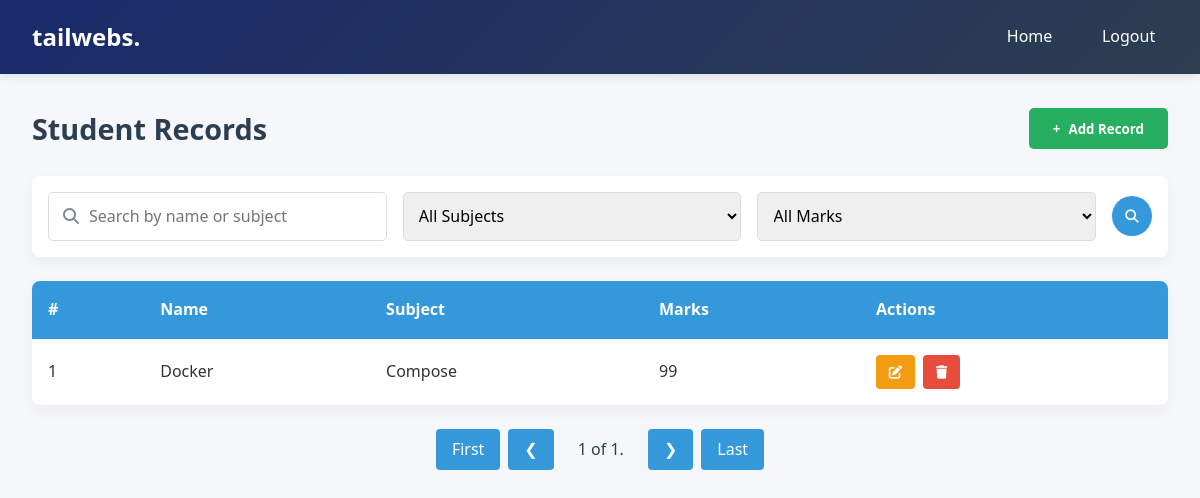
The page /home/ (signed in) on the database its author committed.
### management/models.py (models this page shows, shortened)
class Student(models.Model):
    name = models.CharField(max_length=256, null=True, blank=True)
    subject = models.CharField(max_length=256, null=True, blank=True)
    mark = models.IntegerField(default=0)

### management/views.py (the view, shortened to what this page needs)
# urls.py: path('home/', views.home_view, name='home'),
@login_required(login_url='/')
def home_view(request):
    students = Student.objects.all().order_by('-id')
    subjects = Student.objects.values_list('subject', flat=True).distinct()
    student_filter = StudentFilter(request.GET, queryset=students)
    page = request.GET.get('page', 1)
    paginator = Paginator(student_filter.qs, 10)
    try:
        page_items = paginator.page(page)
    except PageNotAnInteger:
        page_items = paginator.page(1)
    except EmptyPage:
        page_items = paginator.page(paginator.num_pages)
    contexts = {
        'filter':student_filter,
        'page_items':page_items,
        'subjects':subjects
          }
    return render(request, 'home.html', contexts)

### management/templates/home.html (shortened to what this page needs)
{% extends "base.html" %}
{% block content %}
<div class="dashboard-container">
    <nav class="navbar">
        <div class="website-name">tailwebs.</div>
        <div class="nav-links">
            <a href="{% url 'home' %}">Home</a>
            <a href="{% url 'logout' %}" onclick="return confirm('Are you sure want to logout?');">Logout</a>
        </div>
    </nav>
    <div class="main-content">
        <div class="content-header">
            <h2 class="page-title">Student Records</h2>
            <button class="add-btn" onclick="togglePopup()">
                <span>+</span> Add Record
            </button>
        </div>
        <div class="Search-Filter-Container">
            <form method="get">
                <div class="Search-FC-Section-left">
                    <span>
                        <i class="fas fa-search"
                            style="position: absolute; left: 15px; top: 50%; transform: translateY(-50%); color: #7f8c8d;"></i>
                        <input type="text" name="search" placeholder="Search by name or subject" class="">
                    </span>
                    <span>
                        <select class="filter-select" name="subject">
                            <option value="">All Subjects</option>
                        </select>
                    </span>
                    <span>
                        <select class="filter-select" name="marks_range">
                            <option value="">All Marks</option>
                        </select>
                    </span>
                    <button type="submit" class="Common-Btn-circle">
                        <i class="fa fa-search"></i>
                    </button>
                </div>
            </form>
        </div>
        <table class="records-table">
            <thead>
                <tr>
                    <th>#</th>
                    <th>Name</th>
                    <th>Subject</th>
                    <th>Marks</th>
                    <th>Actions</th>
                </tr>
            </thead>
            <tbody>
                {% for student in page_items %}
                <tr>
                    <td>{{ forloop.counter0|add:page_items.start_index }}</td>
                    <td>{{student.name}}</td>
                    <td>{{student.subject}}</td>
                    <td>{{student.mark}}</td>
                    <td class="action-buttons">
                        <button class="action-btn edit-btn" onclick="togglePopup('{{forloop.counter}}')"><i
                                class="fa fa-edit"></i></a>
                        </button>
                        <form method="post" action="{% url 'student_delete' student.pk %}">
                            <button class="action-btn delete-btn"
                                onclick="return confirm('Are you sure you want to delete this record?');"><i
                                    class="fa fa-trash"></i>
                            </button>
                        </form>
                    </td>
                </tr>
                {% endfor %}
            </tbody>
        </table>
        <div class="Nav-Bnt-Container">
            <nav role="navigation">
                <ul class="cd-pagination">
                    <li class="button"> <a
                            href="?{% if filter.form.data %}{{ filter.form.data.urlencode }}&{% endif %}page=1">First</a>
                    </li>
                    {% if page_items.has_previous %}
                    <li class="button"><a
                            href="?{% if filter.form.data %}{{ filter.form.data.urlencode }}&{% endif %}page={{ page_items.previous_page_number }}">
                            ❮ </a></li>
                    {% else %}
                    <li class="button"><a name="prevPage" id="prevPage">❮</a> </li>
                    {% endif %}
                    <li class="currentCount">{{ page_items.number }} of {{page_items.paginator.num_pages}}.</li>
                    {% if page_items.has_next %}
                    <li class="button"><a
                            href="?{% if filter.form.data %}{{ filter.form.data.urlencode }}&{% endif %}page={{ page_items.next_page_number }}">❯</a>
                        {% else %}
                    <li class="button"><a name="nextPage" id="nextPage">❯</a></li>
                    {% endif %}
                    <li class="button"><a
                            href="?{% if filter.form.data %}{{ filter.form.data.urlencode }}&{% endif %}page={{page_items.paginator.num_pages}}">
                            Last </a></li>
                </ul>
            </nav>
        </div>
    </div>
</div>
{% endblock content %}

### static/css/styles.css (style rules this page uses)
* { margin: 0; padding: 0; box-sizing: border-box; font-family: 'Segoe UI', Tahoma, Geneva, Verdana, sans-serif; }
body { background-color: #f5f7fa; color: #333; line-height: 1.6; }
.navbar { display: flex; justify-content: space-between; align-items: center; background: linear-gradient(135deg, #1a2a6c, #2c3e50); color: white; padding: 1rem 2rem; box-shadow: 0 2px 10px rgba(0, 0, 0, 0.1); }
.website-name { font-size: 1.5rem; font-weight: 700; }
.nav-links { display: flex; gap: 1.5rem; }
.nav-links a { color: white; text-decoration: none; font-weight: 500; padding: 0.5rem 0.8rem; border-radius: 4px; transition: background 0.3s; }
.main-content { padding: 2rem; max-width: 1200px; margin: 0 auto; }
.content-header { display: flex; justify-content: space-between; align-items: center; margin-bottom: 1.5rem; }
.page-title { font-size: 1.8rem; color: #2c3e50; }
.add-btn { background: #27ae60; color: white; border: none; padding: 0.7rem 1.5rem; border-radius: 5px; font-weight: 600; cursor: pointer; display: flex; align-items: center; gap: 0.5rem; transition: background 0.3s; }
.Search-Filter-Container { background: white; padding: 1rem; border-radius: 8px; margin-bottom: 1.5rem; box-shadow: 0 5px 15px rgba(0, 0, 0, 0.05); }
.Search-FC-Section-left { display: flex; align-items: center; gap: 1rem; }
.Search-FC-Section-left span { flex: 1; position: relative; }
.Search-FC-Section-left input { width: 100%; padding: 0.8rem 1rem; border: 1px solid #ddd; border-radius: 5px; font-size: 1rem; padding-left: 40px; }
.Common-Btn-circle { background: #3498db; color: white; border: none; border-radius: 50%; width: 40px; height: 40px; display: flex; align-items: center; justify-content: center; cursor: pointer; transition: background 0.3s; }
.filter-select { flex: 1; padding: 0.7rem; border: 1px solid #ddd; border-radius: 5px; font-size: 1rem; width: 100%; }
.records-table { width: 100%; border-collapse: collapse; background: white; border-radius: 8px; overflow: hidden; box-shadow: 0 5px 15px rgba(0, 0, 0, 0.05); margin-bottom: 1.5rem; }
.records-table th { background: #3498db; color: white; text-align: left; padding: 1rem; font-weight: 600; }
.records-table td { padding: 1rem; border-bottom: 1px solid #eee; }
.records-table tr:last-child td { border-bottom: none; }
.action-btn { padding: 0.5rem 0.8rem; border: none; border-radius: 4px; cursor: pointer; font-weight: 500; transition: all 0.2s; }
.action-buttons { display: flex; justify-content: flex-start; align-items: center; }
.edit-btn { background: #f39c12; color: white; margin-right: 0.5rem; }
.delete-btn { background: #e74c3c; color: white; }
.Nav-Bnt-Container { display: flex; justify-content: center; margin-top: 1.5rem; }
.cd-pagination { display: flex; list-style: none; gap: 0.5rem; }
.cd-pagination li { display: inline-block; }
.cd-pagination li a, .cd-pagination li span { display: block; padding: 0.5rem 1rem; border-radius: 4px; text-decoration: none; transition: all 0.3s; }
.cd-pagination li.button a { background: #3498db; color: white; cursor: pointer; }
.cd-pagination li.currentCount { display: flex; align-items: center; padding: 0 1rem; font-weight: 500; color: #2c3e50; }

### rows shown on the page
Student: name "Docker", subject "Compose", mark "99"

### other values the page prints
{{ page_items.number }} "1"
{{ page_items.paginator.num_pages }} "1"
